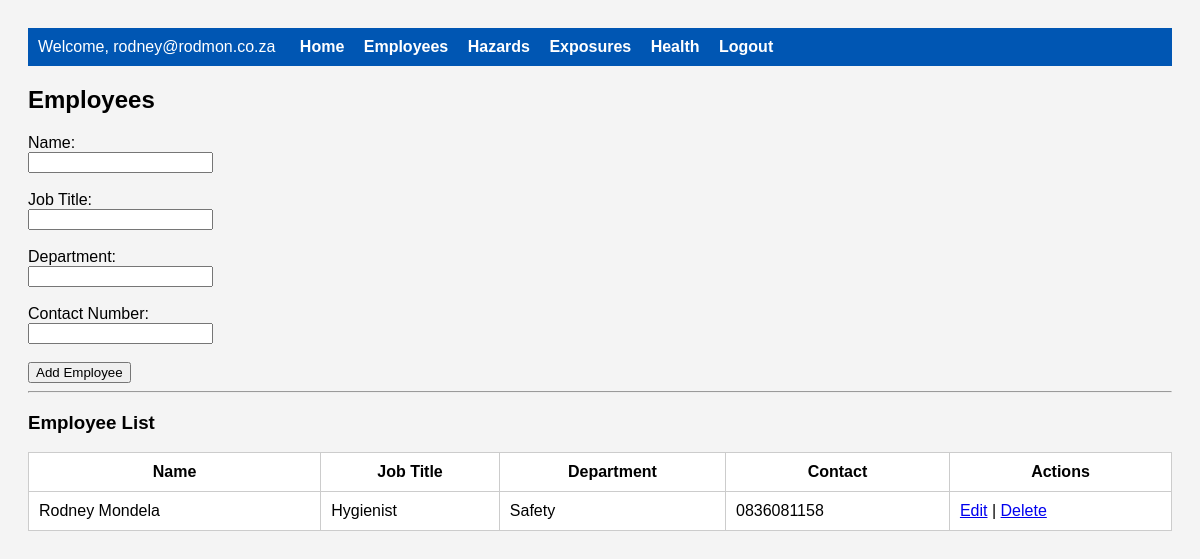
Page /employees (signed in) on the committed database.
### models.py (models this page shows, shortened)
class User(db.Model, UserMixin):
    __tablename__ = 'users'
    __table_args__ = (
        Index('idx_users_username', 'username'),
        Index('idx_users_email', 'email'),
    )
    id = db.Column(db.Integer, primary_key=True)
    username = db.Column(db.String(100), unique=True, nullable=False)
    password_hash = db.Column(db.String(128), nullable=False)
    email = db.Column(db.String(120), unique=True, nullable=True)
    role = db.Column(db.String(50), nullable=False, default='user')
    last_login = db.Column(db.DateTime)
    created_at = db.Column(db.DateTime, default=datetime.utcnow)
    is_active = db.Column(db.Boolean, default=True)
    reset_token = db.Column(db.String(100), unique=True, nullable=True)
    reset_token_expires = db.Column(db.DateTime, nullable=True)

class Employee(db.Model):
    __tablename__ = 'employees'
    __table_args__ = (
        Index('idx_employees_name', 'name'),
        Index('idx_employees_department', 'department'),
    )
    id = db.Column(db.Integer, primary_key=True)
    name = db.Column(db.String(100), nullable=False)
    job_title = db.Column(db.String(100), nullable=False)
    department = db.Column(db.String(100), nullable=False)
    hire_date = db.Column(db.Date)
    date_of_birth = db.Column(db.Date)
    contact_number = db.Column(db.String(20))
    emergency_contact = db.Column(db.String(100))
    emergency_phone = db.Column(db.String(20))
    created_at = db.Column(db.DateTime, default=datetime.utcnow)
    updated_at = db.Column(db.DateTime, default=datetime.utcnow, onupdate=datetime.utcnow)
    exposures = db.relationship('Exposure', backref='employee', lazy=True, cascade='all, delete-orphan')
    health_records = db.relationship('HealthRecord', backref='employee', lazy=True, cascade='all, delete-orphan')

### app.py (the view, shortened to what this page needs)
@app.route('/employees', methods=['GET', 'POST'])
@login_required
def manage_employees():
    employees = Employee.query.order_by(Employee.name).all()
    return render_template('employees.html', employees=employees)

### app.py (called while the page is built)
@login_manager.user_loader
def load_user(user_id):
    return User.query.get(int(user_id))

@app.context_processor
def inject_nav_links():
    return dict(
        nav_links=[
            ("Home", 'index'),
            ("Employees", 'manage_employees'),
            ("Hazards", 'manage_hazards'),
            ("Exposures", 'manage_exposures'),
            ("Health", 'manage_health'),
            ("Logout", 'logout')
        ] if current_user.is_authenticated else [
            ("Login", 'login'),
            ("Register", 'register')
        ]
    )

### templates/employees.html (shortened to what this page needs)
{% extends "base.html" %}
{% block content %}
<h2>Employees</h2>
<form method="POST">
    <label>Name:<br><input type="text" name="name" required></label><br><br>
    <label>Job Title:<br><input type="text" name="job_title" required></label><br><br>
    <label>Department:<br><input type="text" name="department" required></label><br><br>
    <label>Contact Number:<br><input type="text" name="contact_number"></label><br><br>
    <button type="submit">Add Employee</button>
</form>
<hr>
<h3>Employee List</h3>
<table>
    <thead>
        <tr>
            <th>Name</th><th>Job Title</th><th>Department</th><th>Contact</th><th>Actions</th>
        </tr>
    </thead>
    <tbody>
    {% for emp in employees %}
        <tr>
            <td>{{ emp.name }}</td>
            <td>{{ emp.job_title }}</td>
            <td>{{ emp.department }}</td>
            <td>{{ emp.contact_number or '-' }}</td>
            <td>
                <a href="{{ url_for('edit_employee', emp_id=emp.id) }}">Edit</a> |
                <a href="{{ url_for('delete_employee', emp_id=emp.id) }}" onclick="return confirm('Delete?')">Delete</a>
            </td>
        </tr>
    {% endfor %}
    </tbody>
</table>
{% endblock %}

### templates/base.html (shortened to what this page needs)
<!DOCTYPE html>
<html lang="en">
<head>
</head>
<body>
    <nav>
        {% if current_user.is_authenticated %}
            <span>Welcome, {{ current_user.username }}</span>
        {% endif %}
        {% for label, endpoint in nav_links %}
            <a href="{{ url_for(endpoint) }}">{{ label }}</a>
        {% endfor %}
    </nav>
    {% block content %}{% endblock %}
</body>
</html>

### templates/base.html (style rules this page uses)
body { font-family: Arial, sans-serif; padding: 20px; background-color: #f4f4f4; }
nav { background-color: #0056b3; padding: 10px; color: white; margin-bottom: 20px; }
nav a { color: white; margin-right: 15px; text-decoration: none; font-weight: bold; }
nav span { margin-right: 20px; }
table { background-color: white; width: 100%; border-collapse: collapse; }
th, td { padding: 10px; border: 1px solid #ccc; }

### rows in the picture
User: username "rodney@rodmon.co.za"
Employee: name "Rodney Mondela", job_title "Hygienist", department "Safety", contact_number "0836081158"

### other values in the picture
{{ label }} "Home" "Employees" "Hazards" "Exposures" "Health" "Logout"
